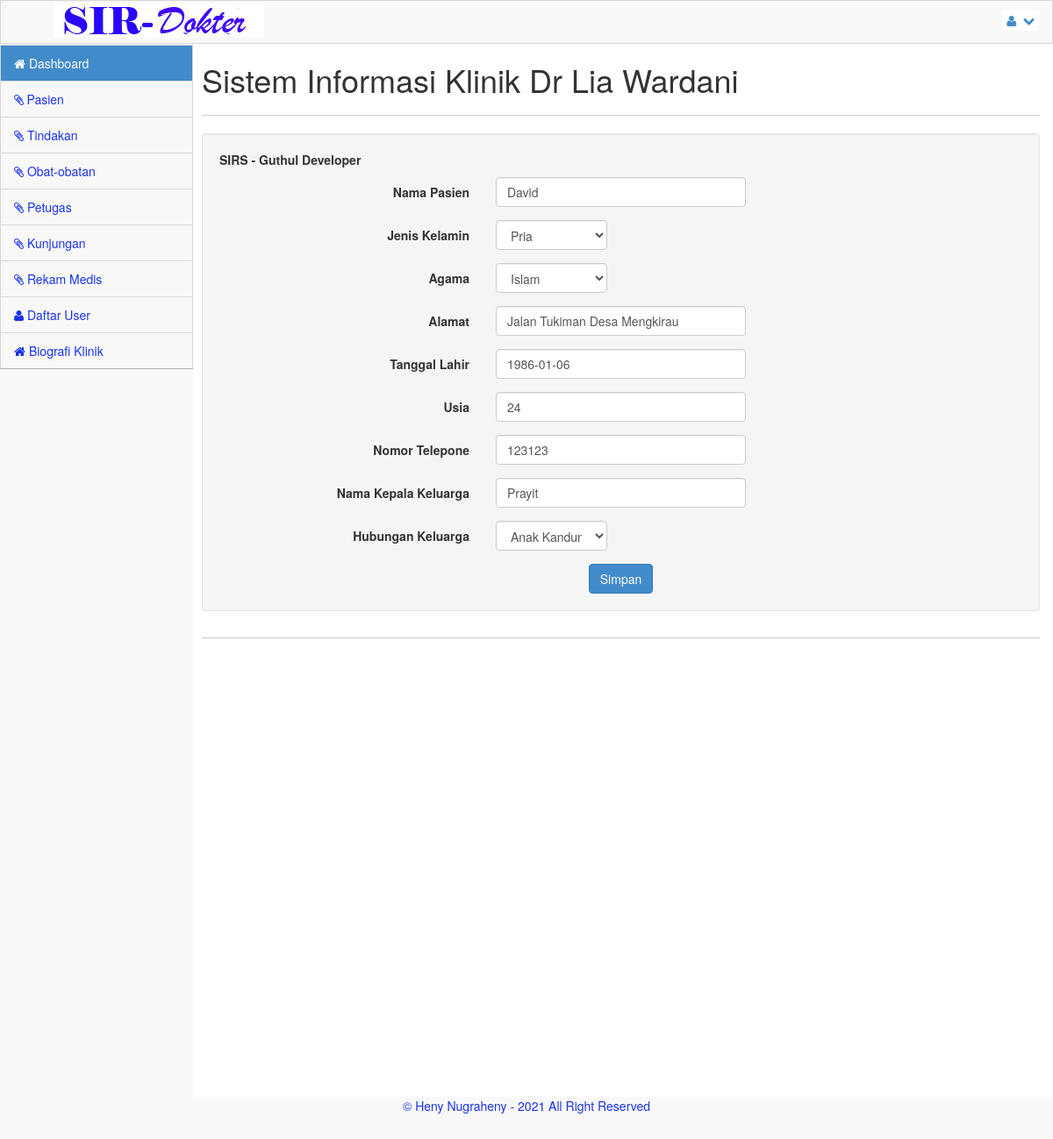
Screenshot of /admin?menu=edit_pasien&aksi=edit&nmr=20 (signed in) with the database file from the repository.
### tables this page shows
CREATE TABLE `pasien` (
  `no_pasien` int(11) NOT NULL,
  `nm_pasien` varchar(300) NOT NULL,
  `j_kel` varchar(100) NOT NULL,
  `agama` varchar(100) NOT NULL,
  `alamat` varchar(300) NOT NULL,
  `tgl_lhr` date NOT NULL,
  `usia` int(3) NOT NULL,
  `no_tlp` int(14) NOT NULL,
  `nm_kk` varchar(300) NOT NULL,
  `hub_kel` varchar(100) NOT NULL
);

### admin/edit_pasien.php (the view, shortened to what this page needs)
<?php
if($_GET["aksi"] && $_GET["nmr"]){
include_once("../library/koneksi.php");
$edit = mysqli_query($koneksi,"select * from pasien where no_pasien='".$_GET["nmr"]."'");
$editDb = mysqli_fetch_assoc($edit);
	?>
<div class="span9" id='pasien'>
	<div class="well" style="fixed:center;">
		<b>SIRS - Guthul Developer</b>
		<p style="margin-top:10px;">
			<form action="" method="post" class="form-horizontal" >
						<div class="form-group">
							<label class="control-label col-lg-4">Nama Pasien</label>
							<div class="col-lg-4">
								<input type="text" name="nama" value="<?php echo $editDb["nm_pasien"];?>" required class="form-control" />
							</div>
						</div>
						<div class="form-group">
							<label class="control-label col-lg-4">Jenis Kelamin</label>
							<div class="col-lg-2">
								<select name="jk" class="form-control">
									<option value="Pria">Pria</option>
								</select>
							</div>
						</div>
						<div class="form-group">
							<label class="control-label col-lg-4">Agama</label>
							<div class="col-lg-2">
								<select name="agama" class="form-control">
									<option value="Islam">Islam</option>
								</select>
							</div>
						</div>
						<div class="form-group">
							<label class="control-label col-lg-4">Alamat</label>
							<div class="col-lg-4">
								<input type="text" value="<?php echo $editDb["alamat"];?>" required name="alamat" class="form-control" />
							</div>
						</div>
						<div class="form-group">
							<label class="control-label col-lg-4" for="dp1">Tanggal Lahir</label>
							<div class="col-lg-4">
								<input type="text" required name="tgl" value="<?php echo $editDb["tgl_lhr"];?>" class="form-control" />
							</div>
						</div>
						<div class="form-group">
							<label class="control-label col-lg-4">Usia</label>
							<div class="col-lg-4">
								<input type="text" required name="usia" value="<?php echo $editDb["usia"];?>" class="form-control" />
							</div>
						</div>
						<div class="form-group">
							<label class="control-label col-lg-4">Nomor Telepone</label>
							<div class="col-lg-4">
								<input type="text" required name="nomor" value="<?php echo $editDb["no_tlp"];?>" class="form-control" />
							</div>
						</div>
						<div class="form-group">
							<label class="control-label col-lg-4">Nama Kepala Keluarga</label>
							<div class="col-lg-4">
								<input type="text" required name="kk" value="<?php echo $editDb["nm_kk"];?>" class="form-control" />
							</div>
						</div>
						<div class="form-group">
							<label class="control-label col-lg-4">Hubungan Keluarga</label>
							<div class="col-lg-2">
								<select name="hub_kel" class="form-control">
									<option value="Anak Kandung">Anak Kandung</option>
								</select>
							</div>
						</div>
						<div class="form-actions no-margin-bottom" style="text-align:center;">
							<input type="submit" name="pasien" value="Simpan" class="btn btn-primary" />
						</div>
					</form>
	</div>
</div>
<?php } ?>

### css/main.css (style rules this page uses)
@media (min-width: 768px) { html, body { height: 100%; } }
body.padTop53 { padding-top: 75px; overflow: visible; }
@media (min-width: 802px) { body.padTop53 { padding-top: 51px; } }

### css/MoneAdmin.css (style rules this page uses)
body { background-color: #f8f8f8; }

### rows the page displays
pasien: nama "David", alamat "Jalan Tukiman Desa Mengkirau", tgl "1986-01-06", usia "24", nomor "123123", kk "Prayit"
